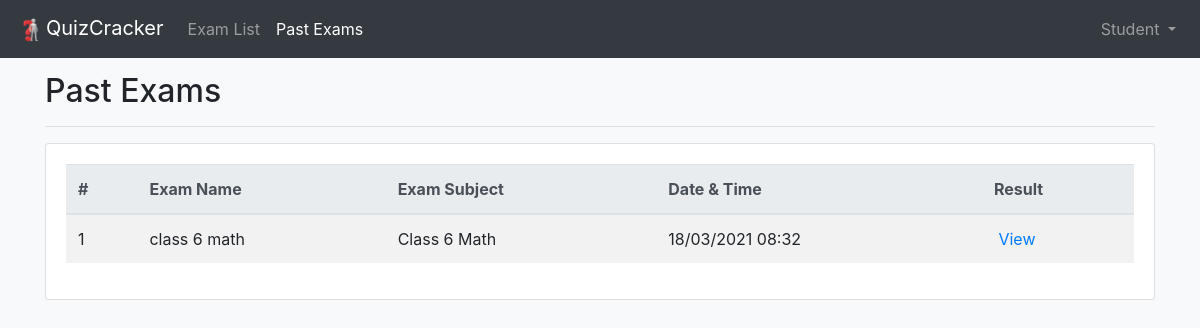
The page /student/past_exams (signed in) on the database its author committed.
### teacher/models.py (models this page shows, shortened)
class Test(models.Model):
    test_name = models.CharField(max_length=150)
    test_start_time = models.DateTimeField()
    test_total_mins = models.IntegerField()
    subject = models.ForeignKey('Subject', on_delete=models.CASCADE, null=True)
    students = models.ManyToManyField('user.User')

class Subject(models.Model):
    subject_name = models.CharField(max_length=100)

### student/views.py (the view)
# urls.py: path('past_exams', views.student_past_exams, name='student_past_exams'),
@login_required
def student_past_exams(request):
    if request.method != 'POST':
        exams = Test.objects.filter(
            test_start_time__lte=(timezone.now()),
        ).union(Test.objects.filter(testtaken__student=request.user))
        return render(request, 'student-past-exam.html', context={
            'exams': exams
        })

### templates/student-past-exam.html (shortened to what this page needs)
{% load static %}
<!DOCTYPE html>
<html lang="en">
<head>
	<link rel="stylesheet" href="https://maxcdn.bootstrapcdn.com/bootstrap/4.5.2/css/bootstrap.min.css">
    <link rel="stylesheet" href="https://pro.fontawesome.com/releases/v5.10.0/css/all.css"/>
    <link rel="stylesheet" href="{% static 'assets/css/offcanvas.css' %}">
<link rel="stylesheet" href="https://cdn.jsdelivr.net/npm/sweetalert2@10.15.5/dist/sweetalert2.min.css">
</head>
<body class="bg-light">
	<nav class="navbar navbar-expand-md fixed-top navbar-dark bg-dark">
      <a class="navbar-brand" href="#">
      	<img src="{% static 'assets/images/logo.png' %}" alt="QuizCracker" height="30px">QuizCracker
      </a>
      <div class="navbar-collapse offcanvas-collapse" id="navbarsExampleDefault">
        <ul class="navbar-nav mr-auto">
          <li class="nav-item">
            <a class="nav-link" href="{% url 'student_index' %}">Exam List</a>
          </li>
          <li class="nav-item active">
            <a class="nav-link" href="#">Past Exams</a> <span class="sr-only">(current)</span>
          </li>
        </ul>
        <ul class="navbar-nav">
                <li class="nav-item dropdown">
                    <a class="nav-link dropdown-toggle" href="#" id="navbarDropdownMenuLink" data-toggle="dropdown" aria-haspopup="true" aria-expanded="false">
                      Student
                    </a>
                </li>
            </ul>
      </div>
    </nav>
    <main role="main" class="container">
      <div class="d-flex justify-content-between my-3 flex-wrap flex-md-nowrap align-items-center pb-2 mb-3 border-bottom">
        <h1 class="h2">
        	Past Exams
        </h1>
      </div>
      <div class="row">
        <div class="col-12">
          <div class="card">
            <div class="card-body">
              <div class="table-responsive">
                <table class="table table-striped">
                  <thead class="thead-light">
                    <tr>
                      <th>#</th>
                      <th>Exam Name</th>
                      <th>Exam Subject</th>
                      <th>Date & Time</th>
                      <th>Result</th>
                    </tr>
                  </thead>
                  <tbody>
                    {% for exam in exams %}
                        <tr>
                            <td>{{ forloop.counter }}</td>
                            <td>{{ exam.test_name }}</td>
                            <td>{{ exam.subject.subject_name }}</td>
                            <td>{{ exam.test_start_time|date:"d/m/Y H:i" }}</td>
                            <td>
                                <a href="{% url 'exam_result' exam.id %}" style="text-decoration: none"> View</a>
                            </td>
                        </tr>
                    {% endfor %}
                  </tbody>
                </table>
              </div>
            </div>
          </div>
        </div>
      </div>
    </main>
</body>
</html>

### static_cdn/assets/css/offcanvas.css (style rules this page uses)
html, body { overflow-x: hidden; }
body { padding-top: 56px; }
.border-bottom { border-bottom: 1px solid #e5e5e5; }

### rows shown on the page
Test: test_name "class 6 math", subject.subject_name "Class 6 Math", test_start_time "18/03/2021 08:32"
